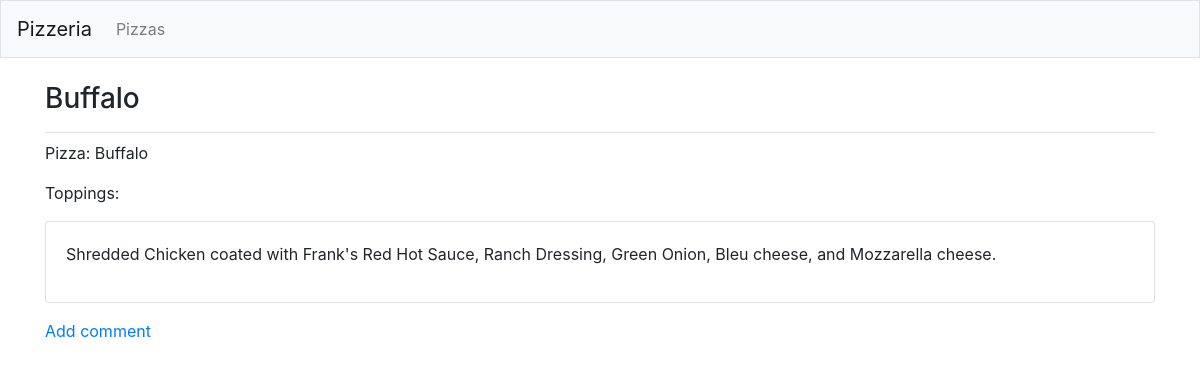
The app's page /pizzas/5/, older data.
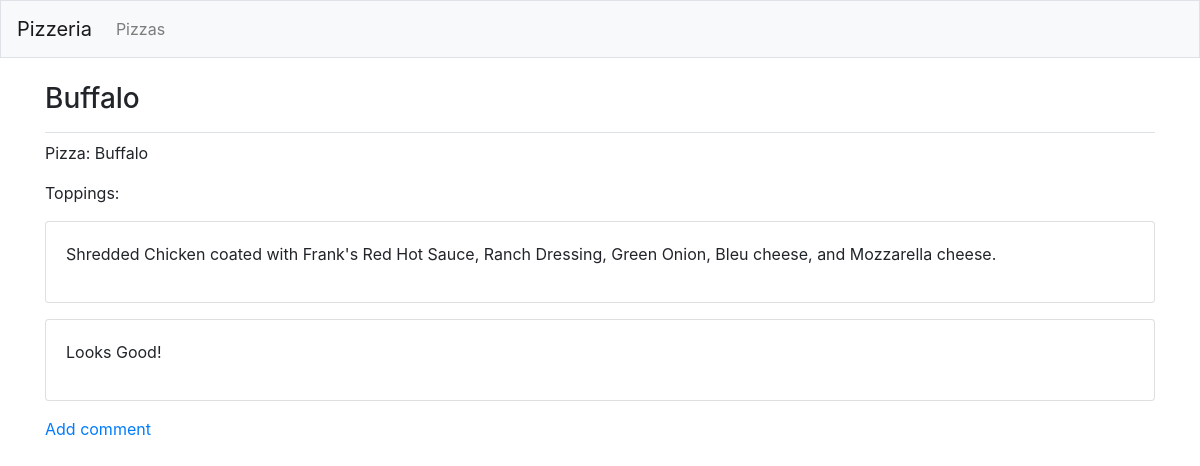
The same page, newer data.
### pizzas/models.py (models this page shows, shortened)
class Pizza(models.Model):
    text = models.CharField(max_length=200)
    date_added = models.DateTimeField(auto_now_add=True)
    def __str__(self):
        return self.text

class Topping(models.Model):
    pizza = models.ForeignKey(Pizza,on_delete=models.CASCADE)
    text = models.TextField()
    date_added = models.DateTimeField(auto_now_add=True)
    class Meta:
        verbose_name_plural = 'toppings'

### pizzas/views.py (the view)
# urls.py: path('pizzas/<int:pizza_id>/',views.pizza,name='pizza'),
def pizza(request,pizza_id):
    pizza = Pizza.objects.get(id=pizza_id)
    toppings = pizza.topping_set.order_by('date_added')
    context = {'pizza':pizza, 'toppings':toppings}
    return render(request,'pizzas/pizza.html', context)

### pizzas/templates/pizzas/pizza.html
{% extends "pizzas/base.html" %}
{% block page_header %}
<h3>{{ pizza }}</h3>
{% endblock page_header %}
{% block content %}
<p>Pizza: {{ pizza }}</p>
<p>Toppings:</p>
{% for topping in toppings %}
<div class="card mb-3">
<div class="card-body">
    {{ topping.text|linebreaks}}
</div>
</div>
{% empty %}
    <p>There are no toppings for this pizza yet.</p>
{% endfor %}
<p>
    <a href="{% url 'pizzas:comment' pizza.id %}">Add comment</a>
</p>
{% endblock content %}

### pizzas/templates/pizzas/base.html (shortened to what this page needs)
{% load bootstrap4 %}
<!doctype html>
<html lang="en">
    <head>
        {% bootstrap_css %}
    </head>
    <body>
        <nav class="navbar navbar-expand-md navbar-light bg-light mb-4 border">
            <a class="navbar-brand" href="{% url 'pizzas:index' %}">
                Pizzeria</a>
            <div class="collapse navbar-collapse" id="navbarCollapse">
                <ul class="navbar-nav mr-auto">
                    <li class="nav-item">
                        <a class="nav-link" href="{% url 'pizzas:pizzas' %}">
                            Pizzas</a></li>
                </ul>
            </div>
        </nav>
        <main role="main" class="container">
            <div class="pb-2 mb-2 border-bottom">
                {% block page_header %} {% endblock page_header %}
            </div>
            <div>
                {% block content %} {% endblock content %}
            </div>
        </main>
    </body>
</html>

Row changes from the older to the newer data that the page shows:
added Topping: text "Looks Good!"
